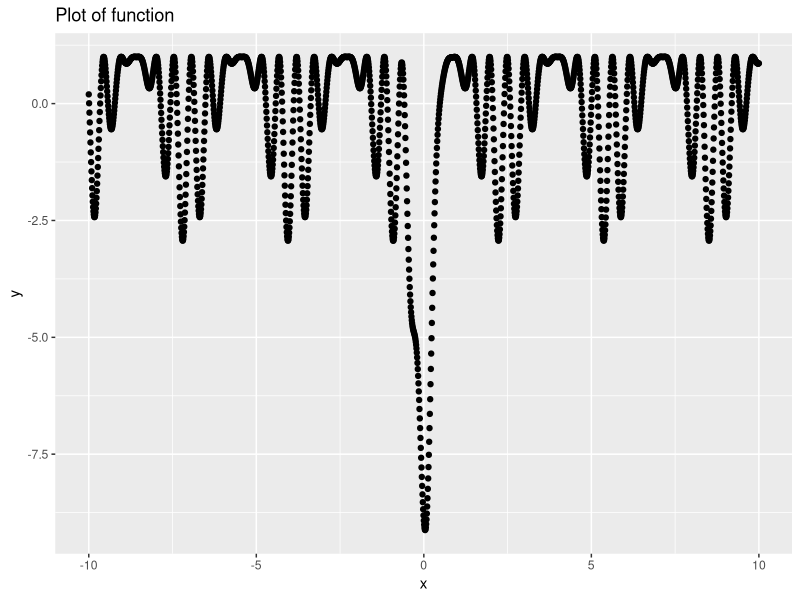
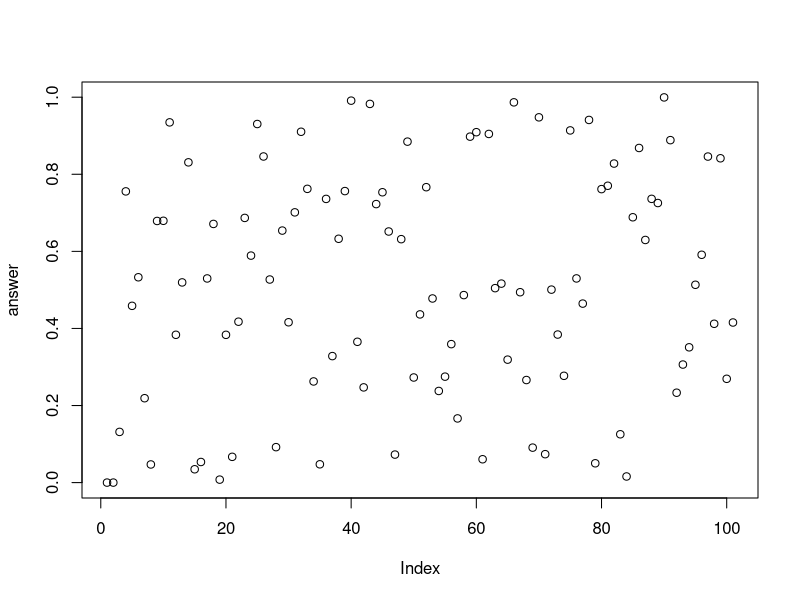
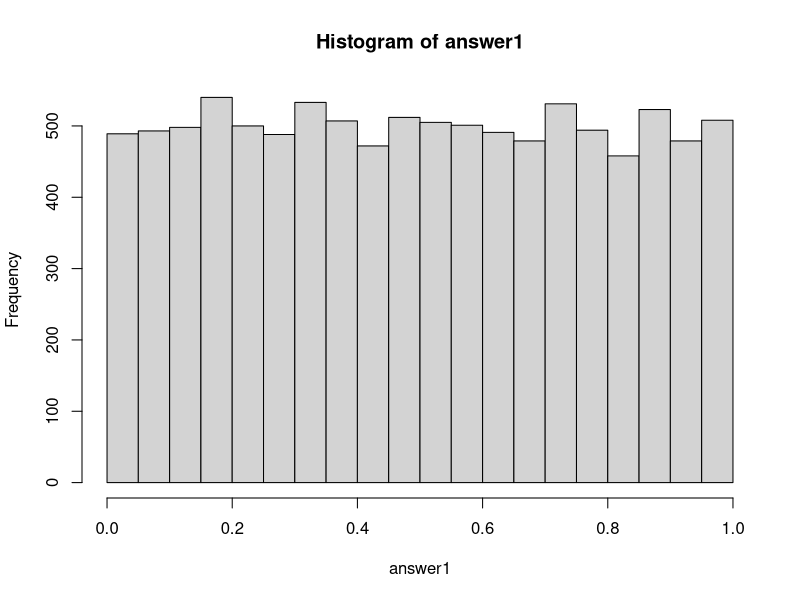
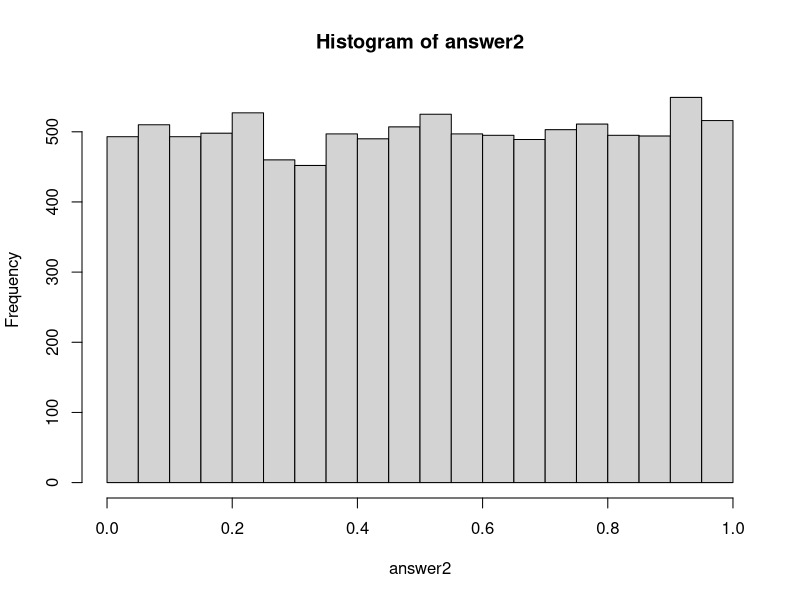
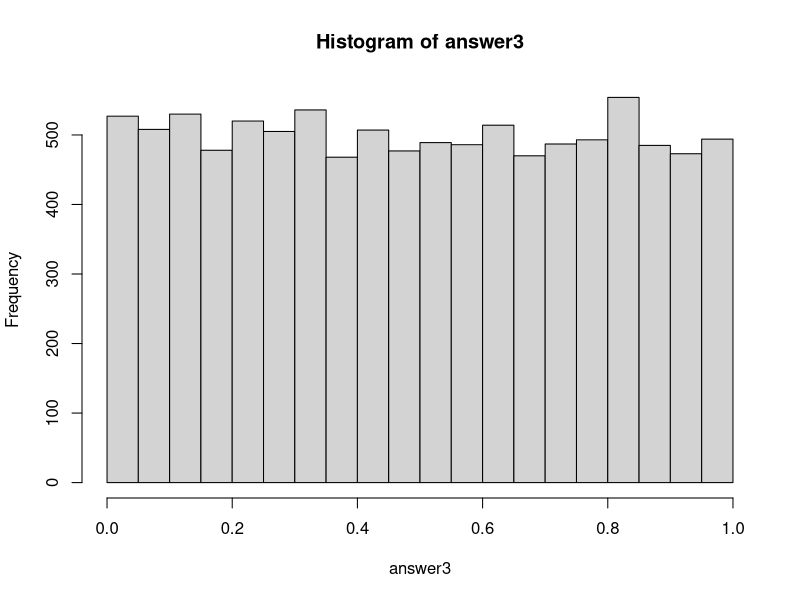
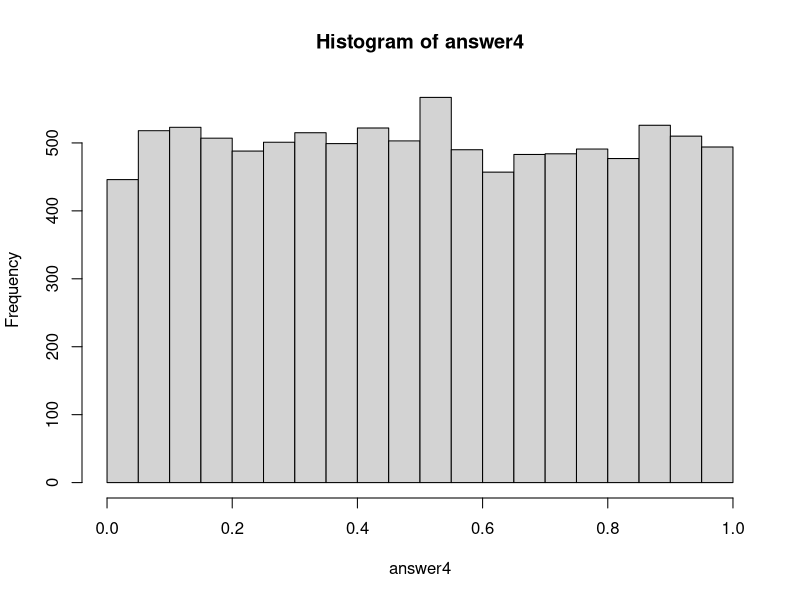
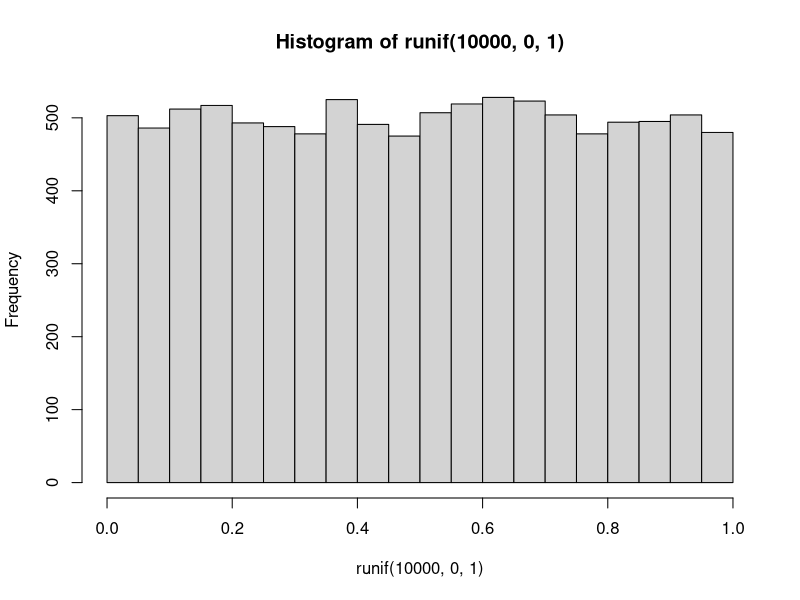
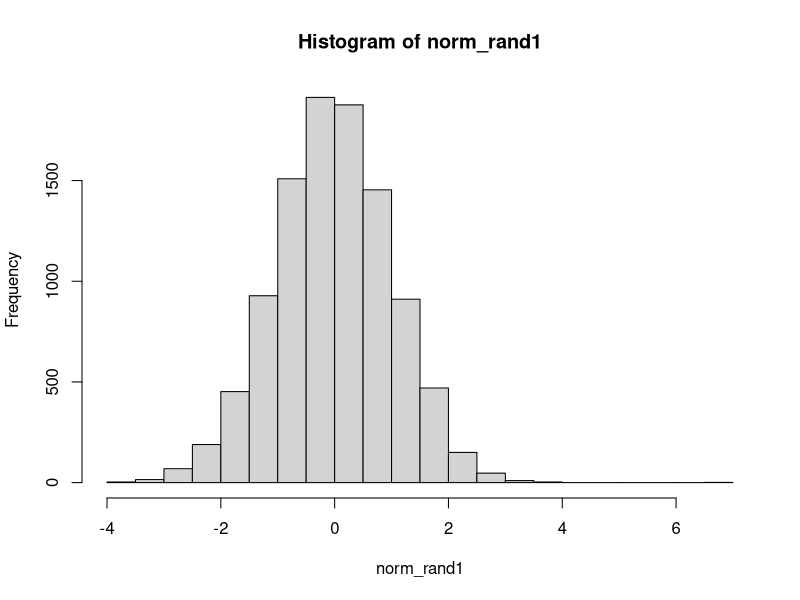

Recreate these plots in R, in order. (Note: this script raises an error after producing the figures.)
## ---- chunk 1
knitr::opts_chunk$set(echo = TRUE)
options(scipen = 999)

library("ggplot2")
library("dplyr")

## ---- chunk 2
function_f <- function(x){
  
answer <- 1 - (sin(5*x) + cos(7*x))^2 - 5 * 1/(sqrt(pi*0.1)) * exp(-x^2/(0.1))  
return(answer)
} 

grad_f <- function(x){
answer <- -2*(sin(5*x) + cos(7*x)) *(5*cos(5*x)-7*sin(7*x))-5*(1/sqrt(0.01 * pi)) * exp(-x^2 * 10) * (-20*x) 
return(answer)  
}


temp_x <- seq(-10,10,0.01)
temp_y <- function_f(x=temp_x)
temp_data <- data.frame(x = temp_x, y = temp_y)
ggplot(data=temp_data, aes(x=x,y=y)) + geom_point() + ggtitle("Plot of function")

## ---- chunk 3
optim(par=-10, fn=function_f, upper = 2, lower = -2, method = c("Nelder-Mead"))
## ---- chunk 4
optim(par=0, fn=function_f, upper = 2, lower = -2, method = c("Nelder-Mead"))
## ---- chunk 5
optim(par=10, fn=function_f, upper = 2, lower = -2, method = c("Nelder-Mead"))
## ---- chunk 6
optim(par=-10, fn=function_f, upper = 2, lower = -2, method =c("BFGS"))
## ---- chunk 7
optim(par=0, fn=function_f, upper = 2, lower = -2, method = c("BFGS"))
## ---- chunk 8
optim(par=10, fn=function_f, upper = 2, lower = -2, method = c("BFGS"))
## ---- chunk 9
optim(par=-10, fn=function_f, upper = 2, lower = -2, method = c("CG"))
## ---- chunk 10
optim(par=0, fn=function_f, upper = 2, lower = -2, method = c("CG"))
## ---- chunk 11
optim(par=10, fn=function_f, upper = 2, lower = -2, method = c("CG"))
## ---- chunk 12
optim(par=-10, fn=function_f, upper = 2, lower = -2, method = c("SANN"))
## ---- chunk 13
optim(par=0, fn=function_f, upper = 2, lower = -2, method = c("SANN"))
## ---- chunk 14
optim(par=10, fn=function_f, upper = 2, lower = -2, method = c("SANN"))
## ---- chunk 15
optim(par=-10, fn=function_f, gr=grad_f, upper = 2, lower = -2, method = c("Nelder-Mead"))
## ---- chunk 16
optim(par=0, fn=function_f, gr=grad_f, upper = 2, lower = -2, method = c("Nelder-Mead"))
## ---- chunk 17
optim(par=10, fn=function_f, gr=grad_f, upper = 2, lower = -2, method = c("Nelder-Mead"))
## ---- chunk 18
optim(par=-10, fn=function_f, gr=grad_f, upper = 2, lower = -2, method =c("BFGS"))
## ---- chunk 19
optim(par=0, fn=function_f, gr=grad_f, upper = 2, lower = -2, method = c("BFGS"))
## ---- chunk 20
optim(par=10, fn=function_f, gr=grad_f, upper = 2, lower = -2, method = c("BFGS"))
## ---- chunk 21
optim(par=-10, fn=function_f, gr=grad_f, upper = 2, lower = -2, method = c("CG"))
## ---- chunk 22
optim(par=0, fn=function_f, gr=grad_f, upper = 2, lower = -2, method = c("CG"))
## ---- chunk 23
optim(par=10, fn=function_f, gr=grad_f, upper = 2, lower = -2, method = c("CG"))
## ---- chunk 24
optim(par=-10, fn=function_f, gr=grad_f, upper = 2, lower = -2, method = c("SANN"))
## ---- chunk 25
optim(par=0, fn=function_f, gr=grad_f, upper = 2, lower = -2, method = c("SANN"))
## ---- chunk 26
optim(par=10, fn=function_f, gr=grad_f, upper = 2, lower = -2, method = c("SANN"))
## ---- chunk 27
population <- seq(from=-1, to=1, by=0.01)
parents <- 10 - function_f(x = population)

data <- data.frame(population=population, parents=parents)

my_crossover <- function(x,y){
  answer <- (x+y) * 0.005
return(answer)}

my_mutate <- function(x){
  answer <- (x*x)%%30
return(answer)}


my_scenario <- function(data, N){
for( i in 1:N)  
data <- data %>% arrange(desc(parents))
parent1 <- data[1,1]
parent2 <- data[2,1]

child <- my_crossover(x=parent1, y=parent2) 

if(runif(1) >0.99){
  child <- mutate(x=child)
}

data[NROW(data),1] <- child
new_parents <- 10 - function_f(x = data$population)
data$parents <- new_parents
return(data)
}

final_result <- my_scenario(data=data, N=20000)

final_result$actual_value <- 10 - final_result$parents


## ---- chunk 28
box_muller <- function(n = 1, mean = 0, sd = 1)
{
x <- vector("numeric", n)
i <- 1
while(i <= n)
{
u1 <- runif(1, 0, 1)
u2 <- runif(1, 0, 1)
x[i] <- sqrt(-2 * log(u1)) * cos(2 * pi * u2)
if ((i + 1) <= n)
{
x[i + 1] <- sqrt(-2 * log(u1)) * sin(2 * pi * u2)
i <- i + 1
}
i <- i + 1
}
x * sd + mean
}


my_num <- box_muller(1000)

function_y <- function(x){
  y <- 0.5 + 1.5 * log(x)
  return(y)
}

my_den <- function_y(x = abs(my_num))

mean(my_num/my_den)

## ---- chunk 29

my_rand <- function(a,m,x0,nmax){
  
if(nmax >10000000){stop("The number is too big")}  
x <- rep(0,nmax)
x[1] <- x0 
for(i in 1:nmax){
x[i+1] <- (a*x[i]) %% m
}
u <- x/m
return(u)
}

answer <- my_rand(a=7^5,m=2^31-1,x0=1,nmax=100)
plot(answer)


## ---- chunk 30
answer1 <- my_rand(a=69069,m=2^32,x0=1,nmax=10000)
answer2 <- my_rand(a=630360016,m=2^31 - 1,x0=1,nmax=10000)
answer3 <- my_rand(a=742938285,m=2^31 - 1,x0=1,nmax=10000)
answer4 <- my_rand(a=1226874153,m=2^31 - 1,x0=1,nmax=10000)

# plot histogram
hist(answer1)
hist(answer2)
hist(answer3)
hist(answer4)
hist(runif(10000,0,1))

# testing the uniform distribution
ks.test(x=answer1, y=punif(10000,0,1))
ks.test(x=answer2, y=punif(10000,0,1))
ks.test(x=answer3, y=punif(10000,0,1))
ks.test(x=answer4, y=punif(10000,0,1))
## ---- chunk 31
normal_gen <- function(n = 1, mean = 0, sd = 1, uni_function)
{
x <- vector("numeric", n)
i <- 1
while(i <= n)
{
u1 <- uni_function[i]
u2 <- uni_function[i+1]
x[i] <- sqrt(-2 * log(u1)) * cos(2 * pi * u2)
if ((i + 1) <= n)
{
x[i + 1] <- sqrt(-2 * log(u1)) * sin(2 * pi * u2)
i <- i + 1
}
i <- i + 1
}
x * sd + mean
}

norm_rand1 <- normal_gen(10000, uni_function=answer1)
hist(norm_rand1)

norm_rand2 <- normal_gen(10000, uni_function=answer2)
hist(norm_rand2)

norm_rand3 <- normal_gen(10000, uni_function=answer3)
hist(norm_rand3)

norm_rand4 <- normal_gen(10000, uni_function=answer4)
hist(norm_rand4)



ks.test(x=norm_rand1, y=pnorm(10000))
ks.test(x=norm_rand2, y=pnorm(10000))
ks.test(x=norm_rand3, y=pnorm(10000))
ks.test(x=norm_rand4, y=pnorm(10000))

## ---- chunk 32

f_real1 <- function(x){
  temp <- -x *(1-x)
return(temp)  
}

f_real2 <- function(x){
  temp <- sin(2*pi*(x+1)) * exp(-x-1)
return(temp)  
}

f <- function(par,x){
  a0 <- par[1]
  a1 <- par[2]
  a2 <- par[3]
  temp <- a0+a1*x+a2*x^2
return(temp)
}

approx_function_1 <- function(par,x){
  f_value <- (f_real1(x)-f(par,x)) 
  return(f_value)
}

approx_function_2 <- function(par,x){
  f_value <- (f_real2(x)-f(par,x))
  return(f_value)
}

find_parameters_1 <- function(x){
temp <- optim(par=c(0,-1,1), fn=approx_function_1, x=x)
a0 <- temp$par[1]
a1 <- temp$par[2]
a2 <- temp$par[3]
return(list=c(a0=a0,a1=a1,a2=a2))
}

find_parameters_2 <- function(x){
temp <- optim(par=c(1,1,1), fn=approx_function_2, x=x)
a0 <- temp$par[1]
a1 <- temp$par[2]
a2 <- temp$par[3]
return(list=c(a0=a0,a1=a1,a2=a2))
}


find_parameters_1(x=x)
find_parameters_2(x0=0.25, x1=0.55, x2=0.75)

ggplot(aes(x=seq(0,1,0.01), y=seq(-1,1,0.01))) + 
  geom_point(aes(x=seq(0,1,0.01), y=f_real1(x=seq(0,1,0.01)), color="red")) +
   geom_line(aes(x=seq(0,1,0.01), y=f(par=c(0,-1,1),x=seq(0,1,0.01)), color="blue")) +
  ggtitle("plot of the first function vs. parabola")

ggplot() + 
  geom_point(aes(x=seq(0,1,0.01), y=f_real2(x=seq(0,1,0.01)), color="red")) +
  geom_line(aes(x=seq(0,1,0.01), y=f(pars=c(4.739983,1.328913,2.483942),x=seq(0,1,0.01)), color="blue")) +
  ggtitle("plot of the second function vs. parabola")


## ---- chunk 33

# Actual function to estimate the minimum value of
actual <- function(x){
  result <- -x *(1-x)
return(result)  
}

# The estimation function whose parameters a0,a1,a2 are unknown
parabola <- function(par,x){
  a0 <- par[1]
  a1 <- par[2]
  a2 <- par[3]
  result <- a0+a1*x+a2*x^2
return(result)
}

# finding the difference between the functions for three given values (x0,x1,x2)
difference_function <- function(par,x){
  x0 <- par[4]
  x1 <- par[5]
  x2 <- par[6] 
  result <- sum((actual(x0)-parabola(par,x0))^2,(actual(x1)-parabola(par,x1))^2, (actual(x2)-parabola(par,x2))^2)
  return(result)
}

find_parameters <- function(){
temp <- optim(par=c(0,-1,1,0.1,0.8,0.9), fn=difference_function)
a0 <- temp$par[1]
a1 <- temp$par[2]
a2 <- temp$par[3]
return(list=c(a0=a0,a1=a1,a2=a2))
}

find_parameters()


ggplot() + 
  geom_point(aes(x=seq(0,1,0.01), y=actual(x=seq(0,1,0.01)))) +
   geom_line(aes(x=seq(0,1,0.01), y=parabola(par=c(0,-1,1),x=seq(0,1,0.01)))) +
  ggtitle("plot of the first function vs. parabola")


## ---- chunk 34

function_f <- function(x,alpha,beta){
  temp <- (beta^alpha * x^(alpha-1) * exp(-beta*x))/gamma(alpha)
  return(temp)
}

function_g <- function(x, lambda){
   temp <- lambda * exp(-lambda * x)
  return(temp) 
}


x <- seq(0,1,0.01)
y_f <- function_f(x=x, alpha = 2 ,beta = 2)
y_g <- function_g(x=x,lambda = 1)

ggplot() + geom_point(aes(x=x,y=y_f)) + geom_point(aes(x=x,y=y_g))

generate_beta <- function(n, alpha, beta){
  X = rep(NA, n)
  M = 4
  i = 0 ## index set to start at 0
  while(sum(is.na(X))){
  U = runif(1)
  Y = rexp(1,rate=1)
  accept <- U <= function_f(x=Y,alpha=alpha,beta=beta)/(M*function_g(x=Y, lambda=1))
  if(accept){
  i = i+1 ## update the index
  X[i] <- Y
  }
  }
  return(X)
}

hist(generate_beta(n=10000, beta=2, alpha=2))
hist(rgamma(n=10000, shape=2, rate=2))


mean(generate_beta(n=10000, beta=2, alpha=5))
mean(rgamma(n=10000, shape=5, rate=2))


## ---- chunk 35
min_function <- function(x){
  temp <- -x * sin(10*pi*x) + 1
    return(temp)
}

value_at_x <- function(v){
  temp <- v[15] * 1 + v[14] * 2 + v[13] * 4 + v[12] * 8 + v[11] * 16 + v[10] * 32 + v[9] * 64 + v[8] * 128 + v[7] * 256 + v[6] * 512 + v[5] * 1024 + v[4] * 2048 + v[3] * 4096 + v[2]*8192 + v[1]* 16384
  temp2 <- min_function(x=temp)
  return(temp2)
}






x_plot <- seq(-1,2,0.001)
y_plot <- min_function(x=x_plot)

ggplot() + geom_point(aes(x=x_plot,y=y_plot)) + ggtitle("Plot of the function to be minimized")




